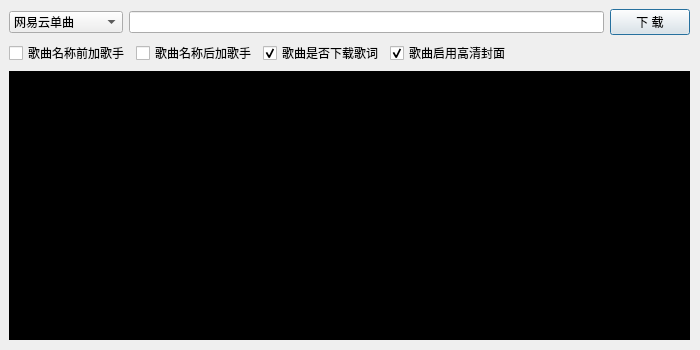
<?xml version="1.0" encoding="UTF-8"?>
<ui version="4.0">
 <class>MusicDownloader</class>
 <widget class="QDialog" name="MusicDownloader">
  <property name="geometry">
   <rect>
    <x>0</x>
    <y>0</y>
    <width>700</width>
    <height>350</height>
   </rect>
  </property>
  <property name="minimumSize">
   <size>
    <width>700</width>
    <height>350</height>
   </size>
  </property>
  <property name="maximumSize">
   <size>
    <width>700</width>
    <height>350</height>
   </size>
  </property>
  <property name="windowTitle">
   <string>MusicDownloader</string>
  </property>
  <widget class="QWidget" name="layoutWidget">
   <property name="geometry">
    <rect>
     <x>9</x>
     <y>9</y>
     <width>681</width>
     <height>331</height>
    </rect>
   </property>
   <layout class="QGridLayout" name="gridLayout">
    <property name="sizeConstraint">
     <enum>QLayout::SetDefaultConstraint</enum>
    </property>
    <item row="1" column="0" colspan="3">
     <layout class="QHBoxLayout" name="horizontalLayout">
      <property name="sizeConstraint">
       <enum>QLayout::SetDefaultConstraint</enum>
      </property>
      <item>
       <widget class="QCheckBox" name="FrontArtistCheckBox">
        <property name="text">
         <string>歌曲名称前加歌手</string>
        </property>
       </widget>
      </item>
      <item>
       <widget class="QCheckBox" name="RearArtistCheckBox">
        <property name="text">
         <string>歌曲名称后加歌手</string>
        </property>
       </widget>
      </item>
      <item>
       <widget class="QCheckBox" name="LyricCheckBox">
        <property name="text">
         <string>歌曲是否下载歌词</string>
        </property>
        <property name="checked">
         <bool>true</bool>
        </property>
       </widget>
      </item>
      <item>
       <widget class="QCheckBox" name="HDCheckBox">
        <property name="text">
         <string>歌曲启用高清封面</string>
        </property>
        <property name="checked">
         <bool>true</bool>
        </property>
       </widget>
      </item>
      <item>
       <spacer name="horizontalSpacer">
        <property name="orientation">
         <enum>Qt::Horizontal</enum>
        </property>
        <property name="sizeHint" stdset="0">
         <size>
          <width>40</width>
          <height>20</height>
         </size>
        </property>
       </spacer>
      </item>
     </layout>
    </item>
    <item row="0" column="2">
     <widget class="QPushButton" name="DownloadPushButton">
      <property name="text">
       <string>下 载</string>
      </property>
     </widget>
    </item>
    <item row="0" column="1">
     <widget class="QLineEdit" name="UrlIdLineEdit"/>
    </item>
    <item row="0" column="0">
     <widget class="QComboBox" name="ModeComboBox">
      <property name="styleSheet">
       <string notr="true">QComboBox QAbstractItemView
{
	border: 2px solid darkgray;
	selection-background-color: lightgray;
}
QComboBox QAbstractItemView::item
{
	height:16px;
}</string>
      </property>
      <item>
       <property name="text">
        <string>网易云单曲</string>
       </property>
      </item>
      <item>
       <property name="text">
        <string>网易云歌单</string>
       </property>
      </item>
      <item>
       <property name="text">
        <string>QQ音乐单曲</string>
       </property>
      </item>
      <item>
       <property name="text">
        <string>QQ音乐歌单</string>
       </property>
      </item>
      <item>
       <property name="text">
        <string>网易云专辑</string>
       </property>
      </item>
      <item>
       <property name="text">
        <string>网易云歌手下载</string>
       </property>
      </item>
     </widget>
    </item>
    <item row="2" column="0" colspan="3">
     <widget class="QTextEdit" name="PrintTextEdit">
      <property name="enabled">
       <bool>false</bool>
      </property>
      <property name="styleSheet">
       <string notr="true">background-color: rgb(0, 0, 0);</string>
      </property>
      <property name="html">
       <string>&lt;!DOCTYPE HTML PUBLIC &quot;-//W3C//DTD HTML 4.0//EN&quot; &quot;http://www.w3.org/TR/REC-html40/strict.dtd&quot;&gt;
&lt;html&gt;&lt;head&gt;&lt;meta name=&quot;qrichtext&quot; content=&quot;1&quot; /&gt;&lt;style type=&quot;text/css&quot;&gt;
p, li { white-space: pre-wrap; }
&lt;/style&gt;&lt;/head&gt;&lt;body style=&quot; font-family:'SimSun'; font-size:9pt; font-weight:400; font-style:normal;&quot;&gt;
&lt;p style=&quot;-qt-paragraph-type:empty; margin-top:0px; margin-bottom:0px; margin-left:0px; margin-right:0px; -qt-block-indent:0; text-indent:0px;&quot;&gt;&lt;br /&gt;&lt;/p&gt;&lt;/body&gt;&lt;/html&gt;</string>
      </property>
     </widget>
    </item>
   </layout>
  </widget>
 </widget>
 <resources/>
 <connections/>
</ui>
